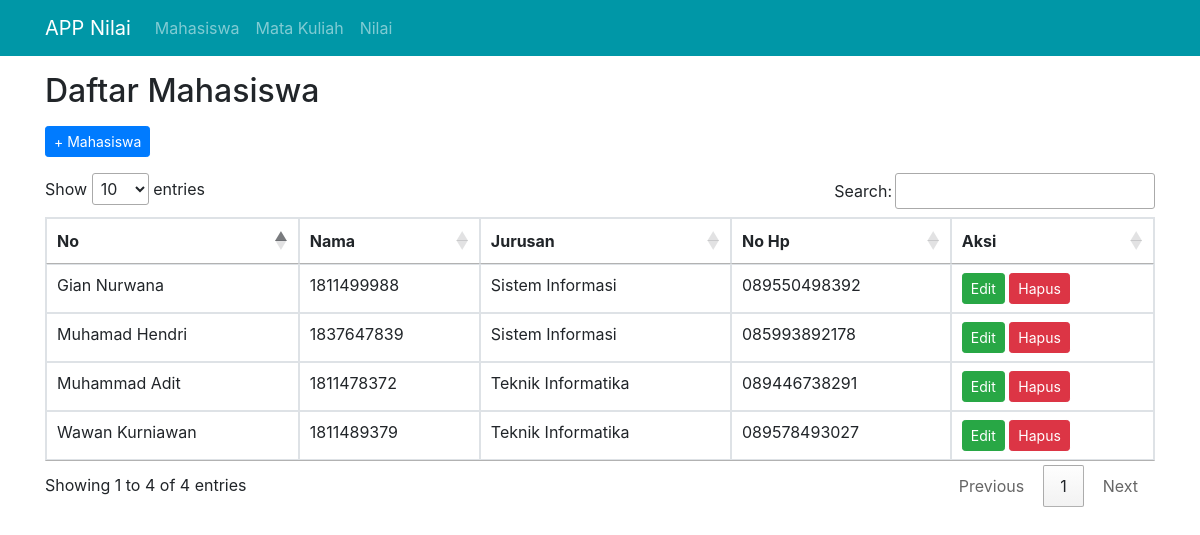
The page / on the database its author committed.
### tables this page shows
CREATE TABLE `mahasiswa` (
  `id` int NOT NULL,
  `nama` varchar(100) NOT NULL,
  `nim` varchar(20) NOT NULL,
  `jurusan` varchar(50) NOT NULL,
  `no_hp` varchar(20) NOT NULL
);

### application/controllers/Mahasiswa.php (called while the page is built, shortened)
<?php
class Mahasiswa extends CI_Controller
{
	public function __construct()
	{
		$this->load->model('mahasiswa_model');
	}
	public function index()
	{
		$data['all_mahasiswa'] = $this->mahasiswa_model->get();
		$this->load->view('mahasiswa/index', $data);
	}
}

### index.php (called while the page is built, shortened)
<?php
require_once BASEPATH.'core/CodeIgniter.php';

### application/models/Mahasiswa_model.php (called while the page is built, shortened)
<?php
class Mahasiswa_model extends CI_Model
{
	protected $table = 'mahasiswa';
	public function get()
	{
		return $this->db->order_by('id', 'desc')->get($this->table)->result_array();
	}
}

### application/views/mahasiswa/index.php (the view, shortened to what this page needs)
<!doctype html>
<html lang="en">
<head>
	<link rel="stylesheet" href="https://cdn.jsdelivr.net/npm/bootstrap@4.6.2/dist/css/bootstrap.min.css">
	<link rel="stylesheet" href="https://cdn.datatables.net/1.13.1/css/jquery.dataTables.min.css">
</head>
<body>
	<div class="container">
		<div class="mb-3">
			<h2 class="my-3">Daftar Mahasiswa</h2>
			<a href="<?= base_url('mahasiswa/create') ?>" class="btn btn-primary btn-sm">+ Mahasiswa</a>
		</div>
		<table class="table table-bordered" style="min-width: 100%;">
			<thead>
				<tr>
					<th>No</th>
					<th>Nama</th>
					<th>Jurusan</th>
					<th>No Hp</th>
					<th>Aksi</th>
				</tr>
			</thead>
			<tbody>
				<?php foreach ($all_mahasiswa as $mahasiswa) : ?>
					<tr>
						<td><?= $mahasiswa['nama'] ?></td>
						<td><?= $mahasiswa['nim'] ?></td>
						<td><?= $mahasiswa['jurusan'] ?></td>
						<td><?= $mahasiswa['no_hp'] ?></td>
						<td>
							<a href="#" class="btn btn-success btn-sm">Edit</a>
							<a href="#" class="btn btn-danger btn-sm btn-delete" data-id="<?= $mahasiswa['id'] ?>">Hapus</a>
						</td>
					</tr>
				<?php endforeach; ?>
			</tbody>
		</table>
	</div>
</body>
</html>

### rows shown on the page
mahasiswa: nama "Muhammad Adit", nim "1811478372", jurusan "Teknik Informatika", no_hp "089446738291"
mahasiswa: nama "Muhamad Hendri", nim "1837647839", jurusan "Sistem Informasi", no_hp "085993892178"
mahasiswa: nama "Wawan Kurniawan", nim "1811489379", jurusan "Teknik Informatika", no_hp "089578493027"
mahasiswa: nama "Gian Nurwana", nim "1811499988", jurusan "Sistem Informasi", no_hp "089550498392"
